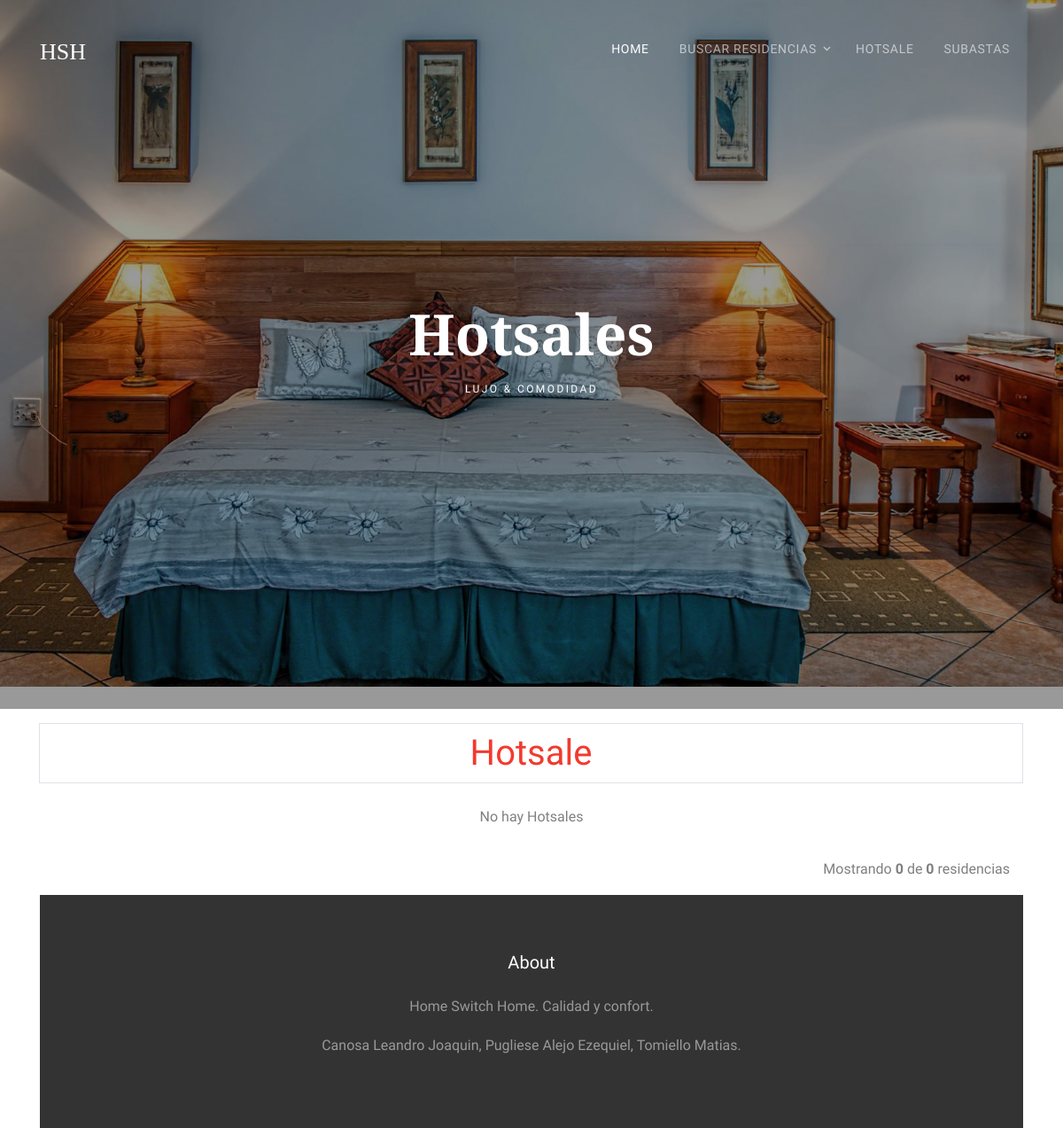
The app's page /hotsales.php, older data.
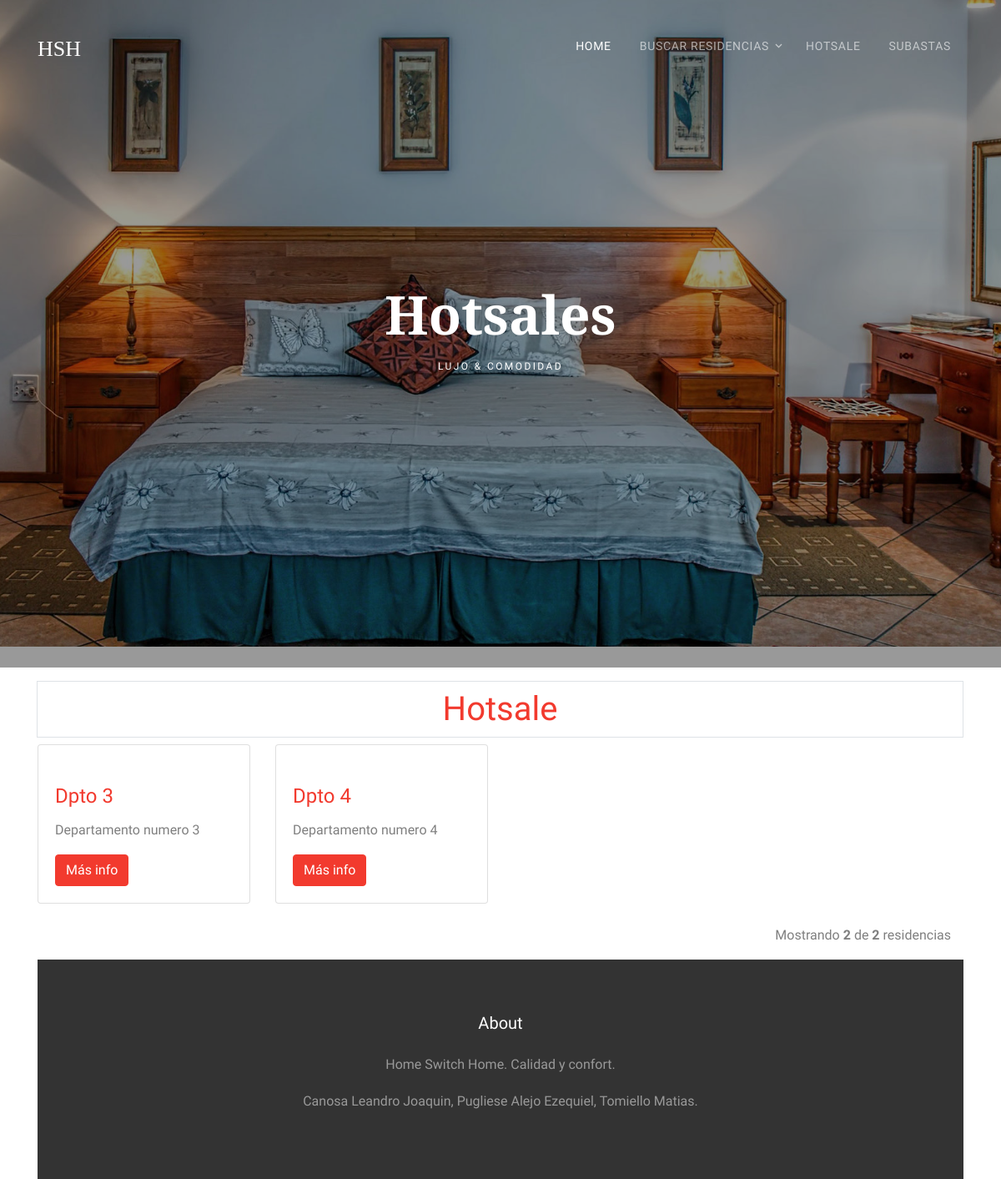
The same page, newer data.
### tables this page shows
CREATE TABLE `residencia` (
  `id` int(11) NOT NULL,
  `nombre` varchar(45) NOT NULL,
  `precio` double NOT NULL,
  `foto` longblob NOT NULL,
  `capacidad` int(11) NOT NULL,
  `ubicacion` varchar(45) NOT NULL,
  `en_subasta` enum('si','no') NOT NULL,
  `en_hotsale` enum('si','no') NOT NULL,
  `descrip` text
);

### hotsales.php (the view, shortened to what this page needs)
<!DOCTYPE html>
<html lang="en">
	<?php Include("DB.php"); $conexion = conectar(); ?>
  <head>
    <?php
      require('links.php');
    ?>
  </head>
  <body>
  <div class="site-wrap">
    <div class="site-navbar-wrap js-site-navbar bg-white">
      <div class="container">
        <div class="site-navbar bg-light">
          <div class="py-1">
            <div class="row align-items-center">
              <div class="col-2">
                <h2 class="mb-0 site-logo"><a href="index.php">HSH</a></h2>
              </div>
              <div class="col-10">
                <nav class="site-navigation text-right" role="navigation">
                  <div class="container">
                    <ul class="site-menu js-clone-nav d-none d-lg-block">
                      <li class="active">
                        <a href="index.php">Home</a>
                      </li>
                      <li class="has-children">
                        <a> Buscar Residencias</a>
                      </li>
                      <li><a href="hotsales.php">Hotsale</a></li>
                      <li><a href="subastas.php">Subastas</a></li>
                    </ul>
                  </div>
                </nav>
              </div>
            </div>
          </div>
        </div>
      </div>
    </div>
      <div class="site-blocks-cover overlay" style="background-image: url(images/hero_3.jpg);" data-aos="fade" data-stellar-background-ratio="0.5">
        <div class="container">
          <div class="row align-items-center justify-content-center">
            <div class="col-md-7 text-center" data-aos="fade">
              <h1 class="mb-2">Hotsales</h1>
              <h2 class="caption">Lujo &amp; Comodidad</h2>
            </div>
          </div>
        </div>
      </div>
	<?php
		$por_pagina = 4;
		if(isset($_GET['pagina'])){
			$pagina = $_GET['pagina'];
		}else{
			$pagina = 1;
		}
		$empieza = ($pagina - 1) * $por_pagina;
	 	$query = "SELECT * FROM residencia WHERE en_hotsale = 'si' ORDER BY nombre LIMIT $empieza, $por_pagina";
	 	$resultado = mysqli_query($conexion, $query);
		$total_registros = mysqli_num_rows($resultado);
  ?>
	<div class="container">
	  <h1 class='page-item'><a href='buscarHotsale.php' class='page-link' align ='center'> Hotsale</a></h1>
	  <div class="row">
	  <?php
    if($total_registros<>0){
    while($registro = mysqli_fetch_assoc($resultado)){
			$id = $registro['id'];
      ?>
	    <div class="col-lg-3 col-md-4 col-sm-6 mb-4">
	      <div class="card h-100">
		    <a href="residenciaHotsale.php?id= <?php echo $id; ?>">
		    </a>
	        <div class="card-body">
		  	  <h4 class="card-title">
	            <a href="residenciaHotsale.php?id= <?php echo $id; ?>">
	              <?php echo $registro['nombre']; ?>
	            </a>
	          </h4>
	          <p class="card-text">
			    <?php echo $registro['descrip']; ?>
			  </p>
	          <a class="btn btn-primary" href="residenciaHotsale.php?id= <?php echo $id; ?>">Más info</a>
	        </div>
	      </div>
	    </div>
    <?php } }
    else {
        ?> <div class="col-12 row-align-items-center text-center">
      </div>
        <div class="col-12 row-align-items-center text-center">
          <p> No hay Hotsales </p>
        </div> <div class="col-12 row-align-items-center text-center">
        </div>
    <?php } ?>
	</div>
	<div class="clearfix">
	<?php
		if(isset($total_registros)) {
			if($total_registros>4){
				$j = 4;
				$total_paginas = ceil($total_registros / $por_pagina);
			}
			else
				$j = $total_registros;
	?>
    <div class="hint-text col-12 row-align-items-center text-right">Mostrando <b><?php echo $j ?></b> de <b><?php echo $total_registros;?></b> residencias</div>
	<?php
	} ?>
	</div>
    <footer class="site-footer">
			<div class="container">
				<div class="row text-center">
					<div class="col-md-12">
						<h3 class="footer-heading mb-4 text-white">About</h3>
						<p>Home Switch Home. Calidad y confort.</p>
					</div>
				</div>
				<div class="row text-center">
					<div class="col-md-12">
						<p>
							Canosa Leandro Joaquin, Pugliese Alejo Ezequiel, Tomiello Matias.
						</p>
					</div>
				</div>
			</div>
		</footer>
  </div>
  </body>
</html>

Row changes from the older to the newer data that the page shows:
now on this page (row edited): residencia: nombre "Dpto 3", descrip "Departamento numero 3"
now on this page (row edited): residencia: nombre "Dpto 4", descrip "Departamento numero 4"
Text that changed along with them:
$j: "0" → "2"
$total_registros: "0" → "2"
text no longer shown: "No hay Hotsales"
